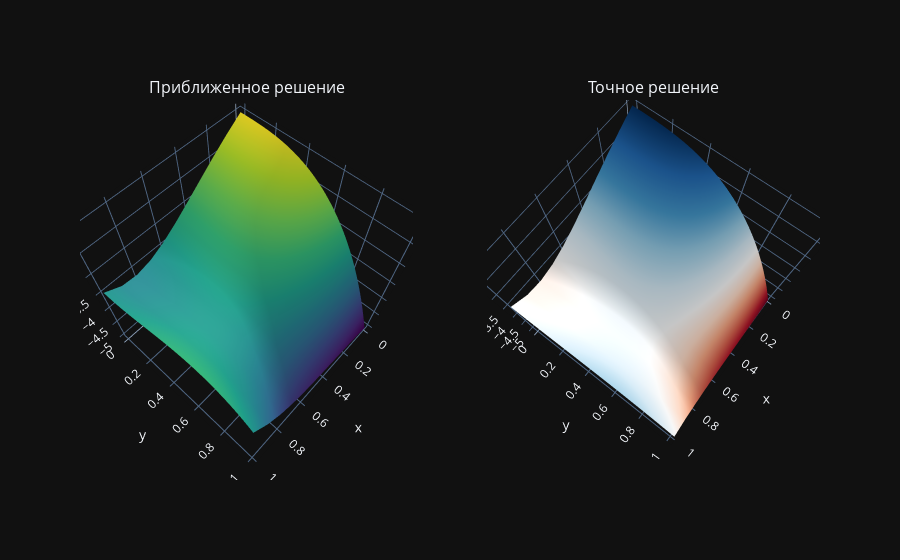

Notebook cell for this chart:
### Code cell
X, Y = np.meshgrid(x, t)
y1 = bw_euler(x,t)

fig = make_subplots(
    rows=1, cols=2,
    specs=[[{'type': 'surface'}, {'type': 'surface'}]], subplot_titles = ["Приближенное решение", "Точное решение"])
    

fig.add_trace(
    go.Surface(x=X, y=Y, z=y1, colorscale='Viridis', showscale=False),
    row=1, col=1)

fig.add_trace(
    go.Surface(x=X, y=Y, z=U(Y,X), colorscale='RdBu', showscale=False),
    row=1, col=2)



fig.update_layout(
    #scene = dict(aspectmode='cube'),
    height=800,
    #width=800
    
    
)
fig.for_each_scene(lambda x: x.update({'aspectmode': 'cube'}))

fig.show()

### Figure 1 — Plotly figure (JSON) as saved in the notebook; plotly's stock layout.template omitted (floating-point values rounded to 4 significant figures; data arrays with more than 128 entries replaced by an {"elided": "..."} marker saying what was removed)
{"data": [{"colorscale": [[0, "#440154"], [0.1111, "#482878"], [0.2222, "#3e4989"], [0.3333, "#31688e"], [0.4444, "#26828e"], [0.5556, "#1f9e89"], [0.6667, "#35b779"], [0.7778, "#6ece58"], [0.8889, "#b5de2b"], [1, "#fde725"]], "scene": "scene", "showscale": false, "type": "surface", "x": {"elided": "1001x11 float values"}, "y": {"elided": "1001x11 float values"}, "z": {"elided": "1001x11 float values"}}, {"colorscale": [[0, "rgb(103,0,31)"], [0.1, "rgb(178,24,43)"], [0.2, "rgb(214,96,77)"], [0.3, "rgb(244,165,130)"], [0.4, "rgb(253,219,199)"], [0.5, "rgb(247,247,247)"], [0.6, "rgb(209,229,240)"], [0.7, "rgb(146,197,222)"], [0.8, "rgb(67,147,195)"], [0.9, "rgb(33,102,172)"], [1, "rgb(5,48,97)"]], "scene": "scene2", "showscale": false, "type": "surface", "x": {"elided": "1001x11 float values"}, "y": {"elided": "1001x11 float values"}, "z": {"elided": "1001x11 float values"}}], "layout": {"annotations": [{"font": {"size": 16}, "showarrow": false, "text": "Приближенное решение", "x": 0.225, "xanchor": "center", "xref": "paper", "y": 1, "yanchor": "bottom", "yref": "paper"}, {"font": {"size": 16}, "showarrow": false, "text": "Точное решение", "x": 0.775, "xanchor": "center", "xref": "paper", "y": 1, "yanchor": "bottom", "yref": "paper"}], "autosize": true, "scene": {"aspectmode": "cube", "aspectratio": {"x": 1, "y": 1, "z": 1}, "camera": {"center": {"x": 0, "y": 0, "z": 0}, "eye": {"x": 0.8005, "y": 0.7379, "z": 1.871}, "projection": {"type": "perspective"}, "up": {"x": 0, "y": 0, "z": 1}}, "domain": {"x": [0, 0.45], "y": [0, 1]}}, "scene2": {"aspectmode": "cube", "aspectratio": {"x": 1, "y": 1, "z": 1}, "camera": {"center": {"x": 0, "y": 0, "z": 0}, "eye": {"x": 0.5174, "y": 0.3951, "z": 2.065}, "projection": {"type": "perspective"}, "up": {"x": 0, "y": 0, "z": 1}}, "domain": {"x": [0.55, 1], "y": [0, 1]}}}}
